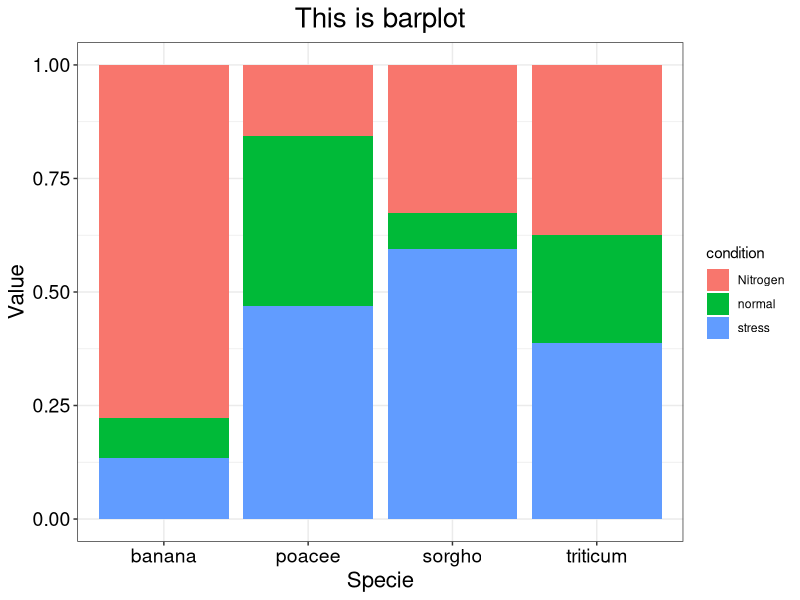
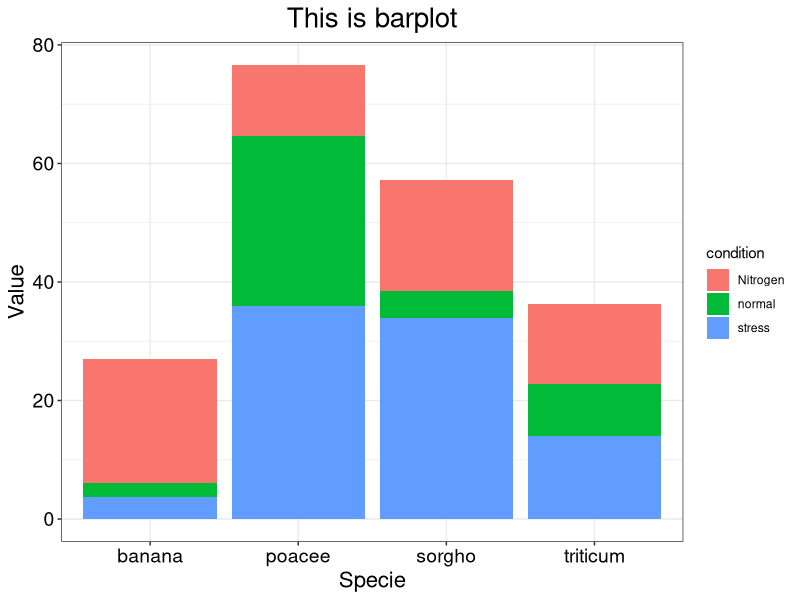
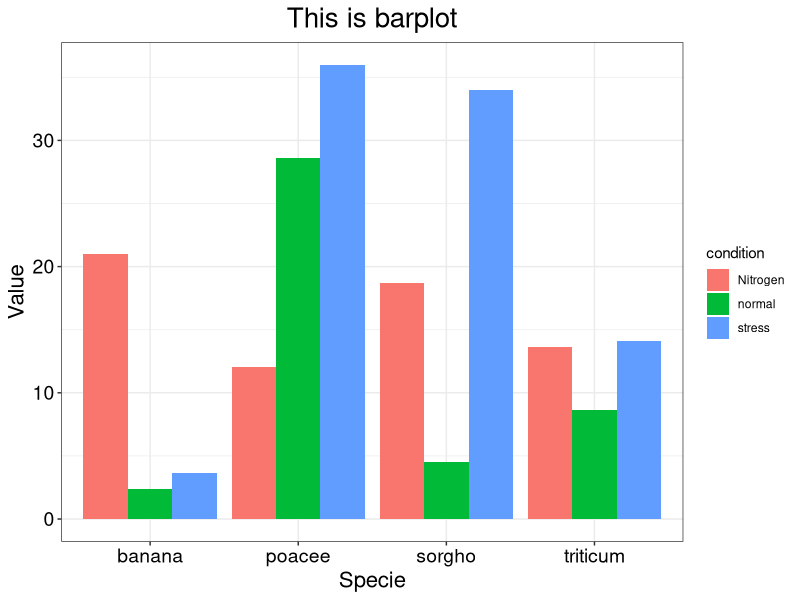
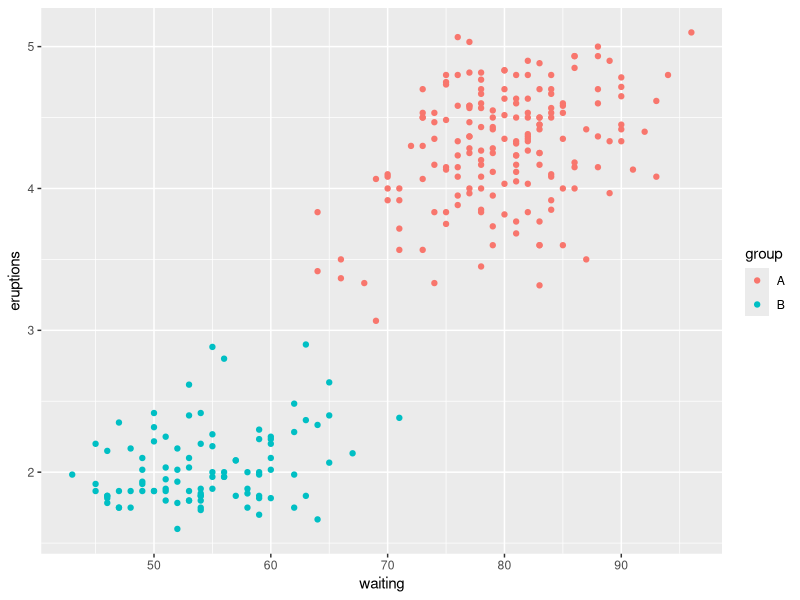
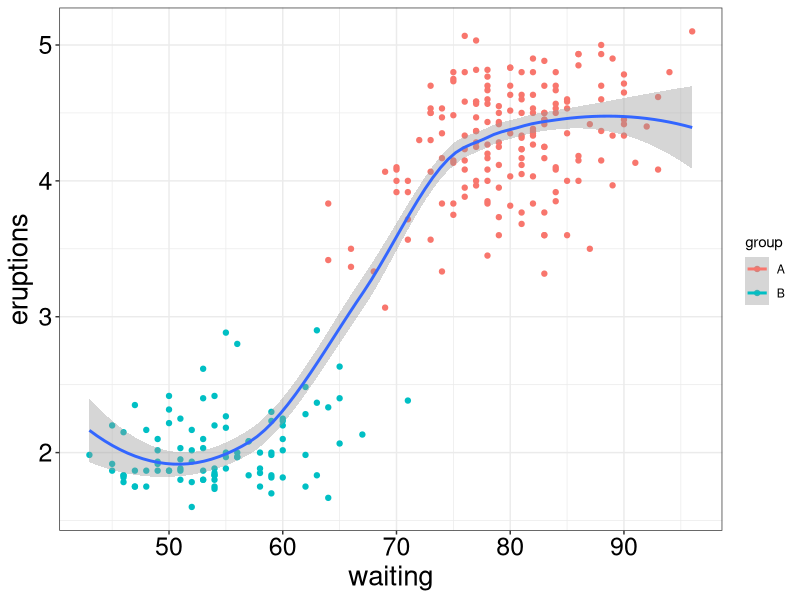
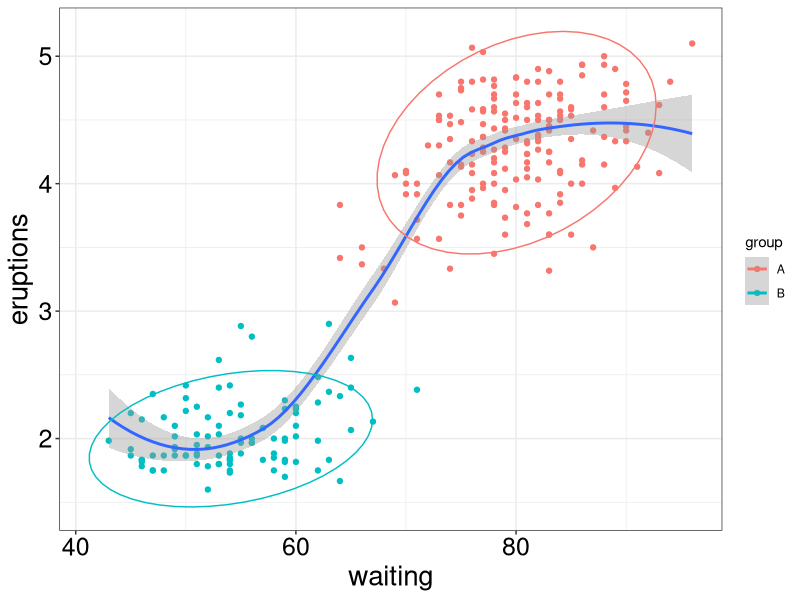
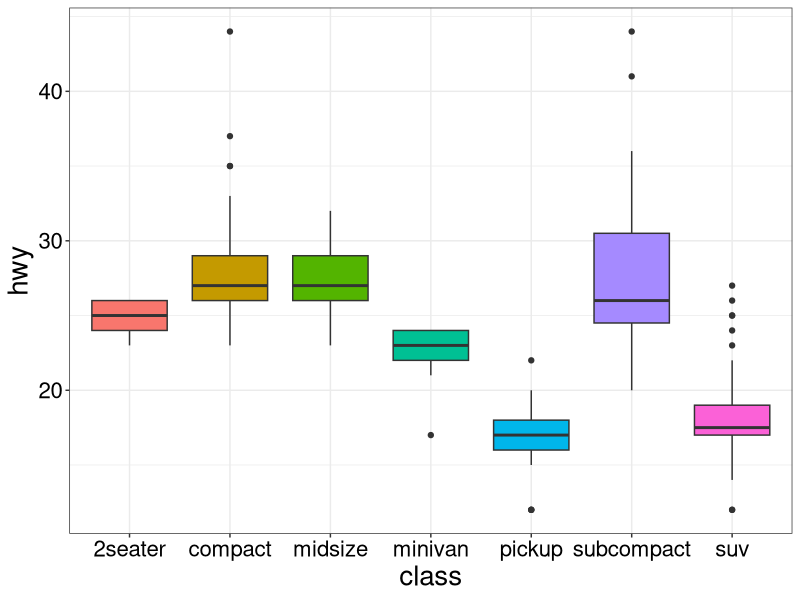
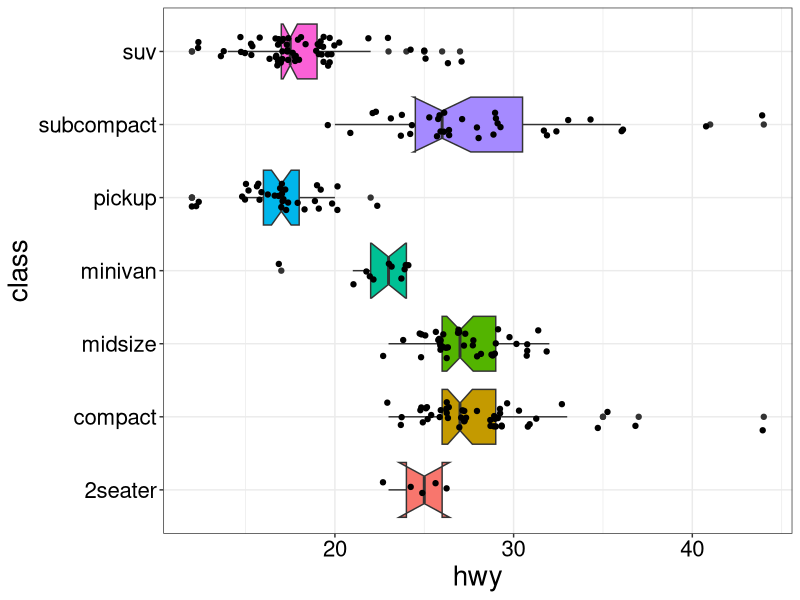

R code for these plots, in order:
## ---- chunk 1
library(ggplot2)
library(gridExtra) # function: grid.arrange
library(grid)     # function: viewport
## ---- chunk 2
specie <- c(rep("sorgho" , 3) , rep("poacee" ,3) , rep("banana" , 3) , rep("triticum" , 3) )
condition <- rep(c("normal" , "stress" ,"Nitrogen") , 4)
value <- abs(rnorm(12 , 0 , 15))
dat1 <- data.frame(specie,condition,value)
dat1
## ---- chunk 3
ggplot(dat1, aes(x=specie, y=value, fill=condition)) +
    geom_bar(stat="identity", position="fill") + 
    theme_bw() +
    labs(x = "Specie", y = "Value", title = "This is barplot") + 
    theme(axis.title =element_text(size = 16), 
          axis.text =element_text(size = 14, color = "black"),
          plot.title =element_text(hjust = 0.5, size = 20))
## ---- chunk 4
ggplot(dat1, aes(x=specie, y=value, fill=condition)) +
    geom_bar(stat="identity", position="stack") + 
    theme_bw() +
    labs(x = "Specie", y = "Value", title = "This is barplot") + 
    theme(axis.title =element_text(size = 16), 
          axis.text =element_text(size = 14, color = "black"),
          plot.title =element_text(hjust = 0.5, size = 20))
## ---- chunk 5
ggplot(dat1, aes(x=specie, y=value, fill=condition)) +
    geom_bar(stat="identity", position="dodge") + 
    theme_bw() +
    labs(x = "Specie", y = "Value", title = "This is barplot") + 
    theme(axis.title =element_text(size = 16), 
          axis.text =element_text(size = 14, color = "black"),
          plot.title =element_text(hjust = 0.5, size = 20))
## ---- chunk 6
data(faithful)
faithful$group <-ifelse(faithful$eruptions > 3, "A", "B")
head(faithful)
## ---- chunk 7
ggplot(faithful, aes(x=waiting, y=eruptions, col = group)) + 
    geom_point()
## ---- chunk 8
ggplot(faithful, aes(x=waiting, y=eruptions, col = group)) + 
    geom_point() + 
    geom_smooth(aes(col =NULL), method ="loess") +
    theme_bw() +
    theme(axis.title = element_text(size = 20),
          axis.text = element_text(size = 18, color = "black"))
## ---- chunk 9
ggplot(faithful, aes(x=waiting, y=eruptions, col = group)) + 
    geom_point() + 
    geom_smooth(aes(col =NULL), method ="loess") +
    stat_ellipse() +
    theme_bw() +
    theme(axis.title = element_text(size = 20),
          axis.text = element_text(size = 18, color = "black"))
## ---- chunk 10
data(mpg)
head(mpg[c("class","hwy")])
## ---- chunk 11
ggplot(mpg, aes(x=class, y=hwy, fill =class)) + 
    geom_boxplot() + 
    theme_bw() + 
    theme(axis.title = element_text(size = 20), 
          axis.text = element_text(size = 16, color = "black"), 
          legend.position = "none")
## ---- chunk 12
ggplot(mpg, aes(x=class, y=hwy, fill =class)) + 
    geom_boxplot(notch = TRUE) + 
    theme_bw() + 
    geom_jitter(width = 0.2) + 
    theme(axis.title = element_text(size = 20), 
          axis.text = element_text(size = 16, color = "black"), 
          legend.position = "none") +
    coord_flip()
## ---- chunk 13
library(gplots)
## ---- chunk 14
## construct some fake gene names..
oneName <- function() paste(sample(LETTERS, 5, replace = TRUE), collapse = "")
geneNames <- replicate(1000, oneName())

##
GroupA <- sample(geneNames, 400, replace = FALSE)
GroupB <- sample(geneNames, 750, replace = FALSE)
GroupC <- sample(geneNames, 250, replace = FALSE)
GroupD <- sample(geneNames, 300, replace = FALSE)
input <- list(GA = GroupA, GB = GroupB, GC = GroupC, GD = GroupD)
venn(input)
## ---- chunk 15
p1 <- ggplot(iris, aes(Species, Sepal.Width, fill = Species)) +
    geom_boxplot() +
    ggtitle("This is first plot") +
    theme(axis.title = element_text(size = 14),
          axis.text = element_text(size = 12),
          plot.title = element_text(hjust = 0.5))
 
p2 <- ggplot(iris, aes(Species, Sepal.Width, fill = Species)) +
    geom_boxplot() +
    theme_bw() +
    ggtitle("This is second plot") +
    theme(axis.title = element_text(size = 14),
          axis.text = element_text(size = 12),
          plot.title = element_text(hjust = 0.5))
 
 
p3 <- ggplot(iris, aes(Sepal.Length, Sepal.Width, col = Species, shape = Species)) +
    geom_point() +
    ggtitle("This is third plot") +
    theme(axis.title = element_text(size = 14),
          axis.text = element_text(size = 12),
          plot.title = element_text(hjust = 0.5))
 
p4 <- ggplot(iris, aes(Sepal.Length, Sepal.Width, col = Species, shape = Species)) +
    geom_point() +
    theme_bw() +
    ggtitle("This is fourth plot") +
    theme(axis.title = element_text(size = 14),
          axis.text = element_text(size = 12),
          plot.title = element_text(hjust = 0.5))

grid.arrange(p1, p2, p3, p4, ncol = 2, nrow = 2)
## ---- chunk 16
p5 <- ggplot(iris, aes(Sepal.Length, Sepal.Width, col = Species, shape = Species)) +
    geom_point(size = 2) +
    theme_bw() +
    ggtitle("This is main plot") +
    xlim(4, 10) +
    theme(axis.title = element_text(size = 16),
          axis.text = element_text(size = 14),
          plot.title = element_text(hjust = 0.5),
          legend.position = "none")
p6 <- ggplot(iris, aes(Species, Sepal.Width, fill = Species)) +
    geom_boxplot() +
    theme_bw() +
    ggtitle("This is submain plot") +
    theme(axis.title = element_blank(),
          axis.text = element_text(size = 8),
          plot.title = element_text(hjust = 0.5),
          legend.position = "none")

# viewport主要的参数有4个，x和y设置中心位点相对于父图层的位置，width和height设置子图形的大小
subvp <- viewport(x = 0.83, y = 0.75, width = 0.3, height = 0.3)
p5
print(p6, vp = subvp)
